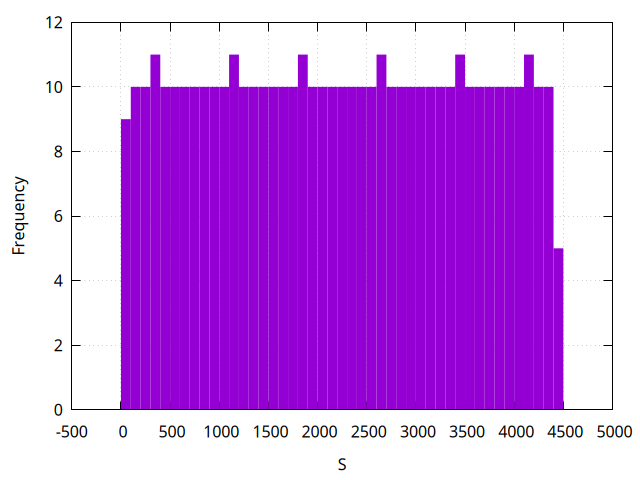

Source code (gnuplot):
set terminal pngcairo
set output 'plots/ps.png'

set xlabel "S"
set ylabel "Frequency"
set grid
set style fill solid 1 noborder

bin_width = 100
bin_number(x) = floor(x/bin_width)
rounded(x) = bin_width * (bin_number(x) + 0.5)
set boxwidth bin_width
# set logscale x
# set xtics ("0" 0, "2·10^3" 2e3, "4·10^3" 4e3, "6·10^3" 6e3, "8·10^3" 8e3, "1·10^4" 1e4, "1.2·10^3" 1.2*1e4, "1.4·10^4" 1.4*1e4)

plot 'generated_data/ps.txt' using (rounded($1)):(1.0) smooth freq with boxes notitle
